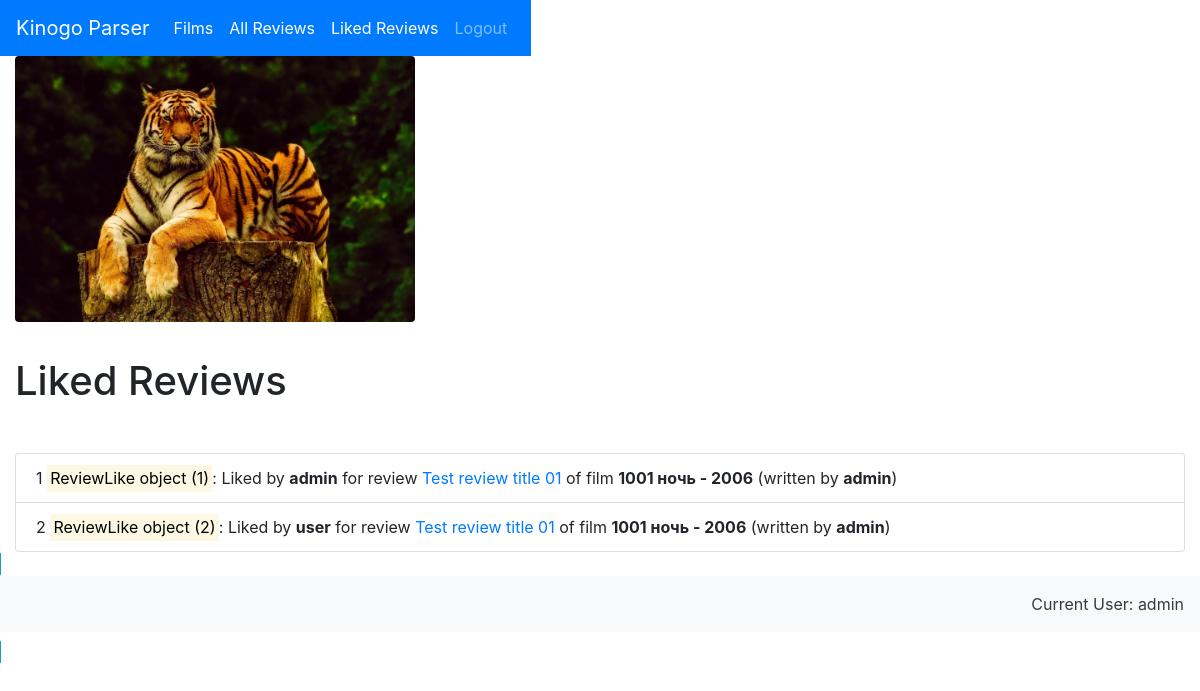
The app's page /liked_reviews/ (signed in) with its own data.
### film_app/models.py (models this page shows, shortened)
class ReviewLike(models.Model):
    review = models.ForeignKey(Review, on_delete=models.CASCADE)
    user = models.ForeignKey(User, on_delete=models.CASCADE)

class Review(models.Model):
    film = models.ForeignKey(Film, on_delete=models.CASCADE)
    user = models.ForeignKey(User, on_delete=models.CASCADE)
    date = models.DateTimeField(verbose_name='Date', default=datetime.datetime.now, blank=True, null=True)
    title = models.CharField(max_length=256, blank=False, verbose_name='Title')
    text = models.TextField(max_length=10112, verbose_name='Text')
    is_deleted = models.BooleanField(default=False, verbose_name='Deleted')
    class Meta:
        verbose_name = 'Review'
        verbose_name_plural = 'Reviews'
        ordering = ('film', 'user',)

class Film(models.Model):
    title = models.CharField(max_length=256, blank=False, verbose_name='Title')
    url = models.URLField(max_length=256, blank=False, verbose_name='Kinogo URL')
    description = models.TextField(max_length=2048, blank=True, verbose_name='Description')
    poster = models.ImageField(
        upload_to='image/film_app/posters/',
        default=None, blank=True, null=True, verbose_name='Poster')
    year = models.CharField(max_length=24, default=None, blank=True, null=True, verbose_name='Year')
    duration = models.CharField(max_length=256, blank=True, verbose_name='Duration')
    genres = models.CharField(max_length=512, blank=True, verbose_name='Genres')
    def __str__(self):
        return f'{self.title} - {self.year}'
    class Meta:
        verbose_name = 'Film'
        verbose_name_plural = 'Films'
        ordering = ('title', 'year', 'duration')

### film_app/views.py (the view)
# urls.py: path('liked_reviews/', LikedReviewListView.as_view(), name='liked_reviews'),
class LikedReviewListView(ListView):
    template_name = 'film_app/liked_reviews.html'
    model = ReviewLike
    context_object_name = 'liked_reviews'
    paginate_by = 10
    def get_queryset(self):
        return ReviewLike.objects.all()
    def get_paginate_by(self, queryset):
        page_number = self.request.GET.get('page_number')
        if page_number is not None:
            self.paginate_by = page_number
        return super(LikedReviewListView, self).get_paginate_by(self.queryset)

### film_app/templates/film_app/liked_reviews.html (shortened to what this page needs)
{% extends 'film_app/base.html' %}
{% block body %}
    <div class="col-lg-12 text-center" style="margin-top: 35px;">
        <h1 align="left">Liked Reviews</h1>
    </div>
    <div class="col-lg-12 mt-5">
        <ul class="list-group">
        {% for item in liked_reviews %}
            <li class="list-group-item">
               {{ forloop.counter }}
                <mark>{{ item }}</mark>:
                Liked by <strong>{{ item.user }}</strong>
                for review <a href="{% url 'film_app:review' item.review.id %}">{{ item.review.title }}</a>
                of film <strong>{{ item.review.film }}</strong>
                (written by <strong>{{ item.review.user }}</strong>)
            </li>
        {% endfor %}
    </ul>
    </div>
{% endblock %}

### film_app/templates/film_app/base.html (shortened to what this page needs)
{% load static %}
<!DOCTYPE html>
<html lang="en">
<head>
    <link rel="stylesheet"
        href="https://stackpath.bootstrapcdn.com/bootstrap/4.1.3/css/bootstrap.min.css"
>
</head>
<body>
<div class="container-fluid">
    <div class="row">
        <nav class="navbar navbar-expand-lg navbar-dark bg-primary">
            <a class="navbar-brand" href="{% url 'film_app:index' %}">Kinogo Parser</a>
           <div class="collapse navbar-collapse" id="navbarSupportedContent">
            <ul class="navbar-nav">
              <li class="nav-item active">
                 <a class="nav-link" href="{% url 'film_app:films' %}">Films<span class="sr-only">(current)</span></a>
              </li>
              <li class="nav-item active">
                 <a class="nav-link" href="{% url 'film_app:reviews' %}">All Reviews<span class="sr-only">(current)</span></a>
              </li>
              <li class="nav-item active">
                 <a class="nav-link" href="{% url 'film_app:liked_reviews' %}">Liked Reviews<span class="sr-only">(current)</span></a>
              </li>
              <li class="nav-item">
                 {% if user.is_authenticated %}
                     <a class="nav-link" href="{% url 'user_app:logout' %}" tabindex="-1" aria-disabled="true">Logout</a>
                 {% else %}
                     <a class="nav-link" href="{% url 'user_app:register' %}" aria-disabled="true">Registration</a>
                     <a class="nav-link" href="{% url 'user_app:login' %}" tabindex="-1" aria-disabled="true">Login</a>
                 {% endif %}
                    </li>
            </ul>
           </div>
        </nav>
    {% if user.is_authenticated %}
        <div class="col-lg-12">
            <img src="{% static 'film_app/images/tiger_pic02.jpg' %}"
                 style="max-width: 400px" class="rounded float-left" alt="...">
        </div>
    {% endif %}
    </div>
</div>
{% block body %}{% endblock %}
</body>
<footer>
    <span class="border border-info" style="margin-right:20px;margin-bottom:10px;">
        <p align="right" class="p-3 mb-2 bg-light text-dark"> Current User: {{ user }}</p>
    </span>
</footer>
</html>

### records on screen
ReviewLike: id "ReviewLike object (1)", user "admin", review "Test review title 01", review.film "1001 ночь - 2006", review.user "admin"
ReviewLike: id "ReviewLike object (2)", user "user", review "Test review title 01", review.film "1001 ночь - 2006", review.user "admin"

### other values on screen
{{ user }} "admin"
